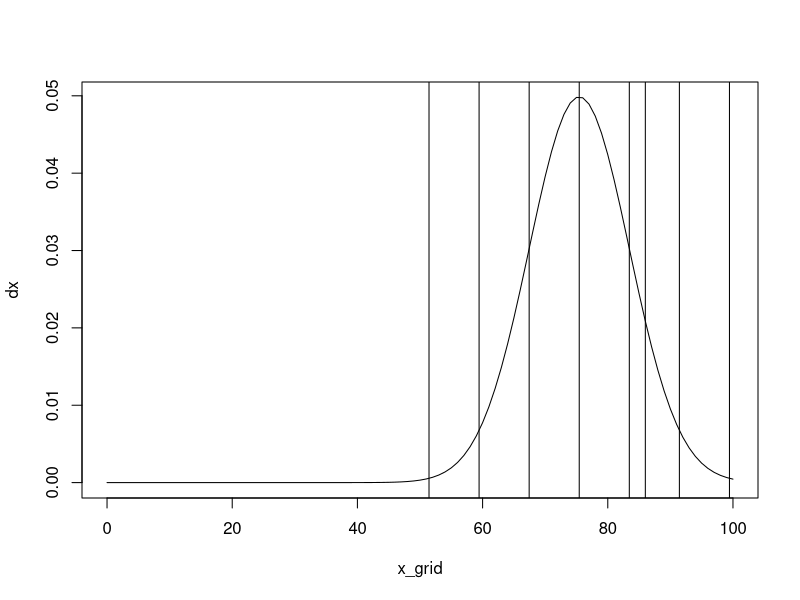

The R source for this figure:
mu = 75.44
sigma = 8

x_grid = seq(0, 100, by=1)


dx = dnorm(x_grid, mean=mu,sd=sigma)

plot(x_grid, dx, type='l')

grade = 86
z_grade = (grade-mu)/sigma

abline(v=grade)

for(i in -3:3){
  abline(v=mu+i*sigma)
}

pnorm(z_grade, lower.tail = TRUE)
